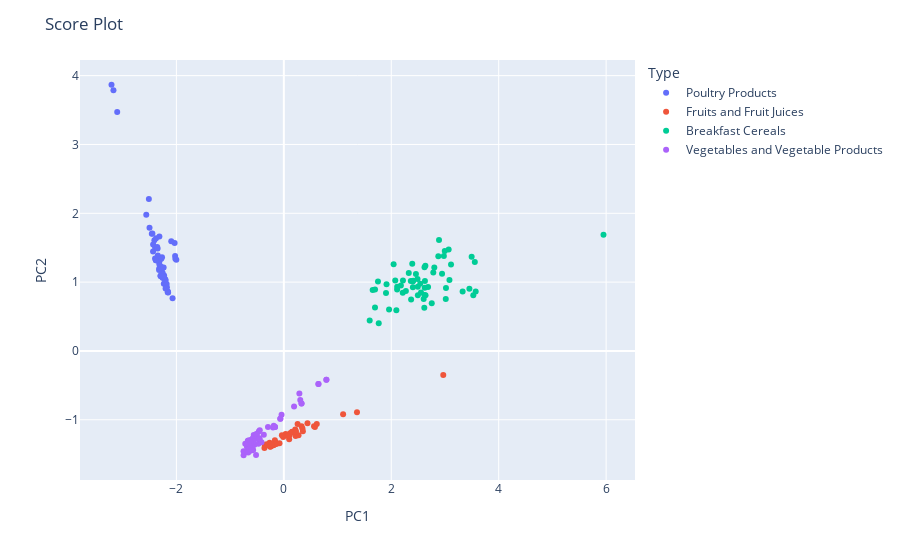

Here is the notebook cell this chart was saved with:
### Markdown cell above
### Score Plot

### Code cell
fig = px.scatter(pca2_results, x=0, y=1, color=scaled_df['Type']) # create 2D scoreplot for PC1 and PC2
fig.update_layout(
    title='Score Plot',
    xaxis_title="PC1",
    yaxis_title="PC2",
    legend_title="Type"
)

fig.show()
